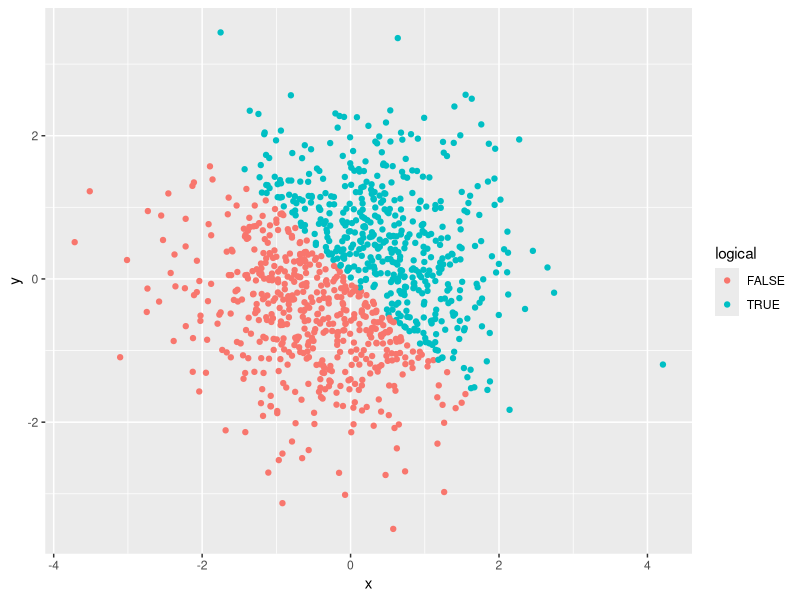
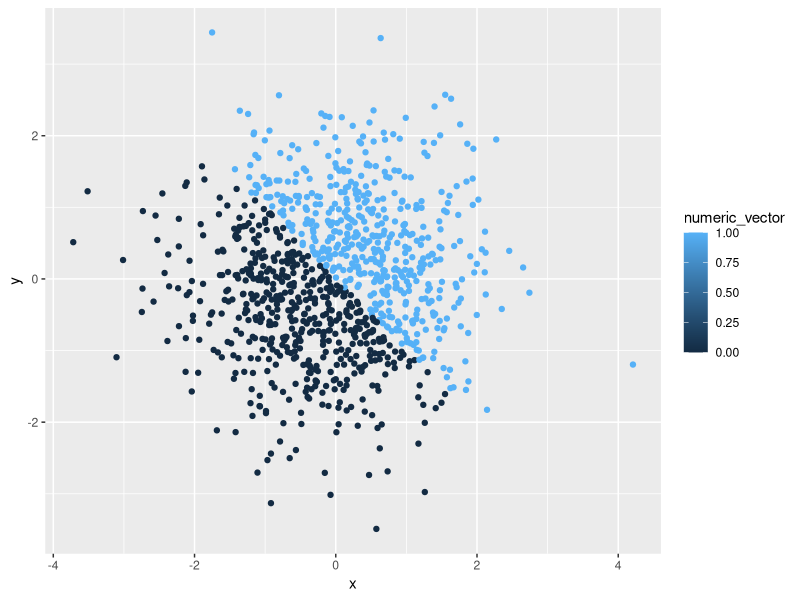
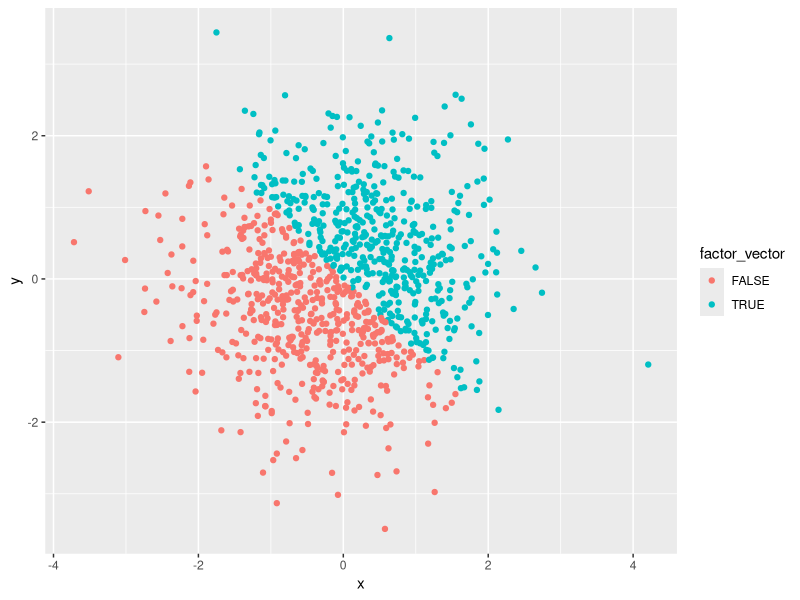
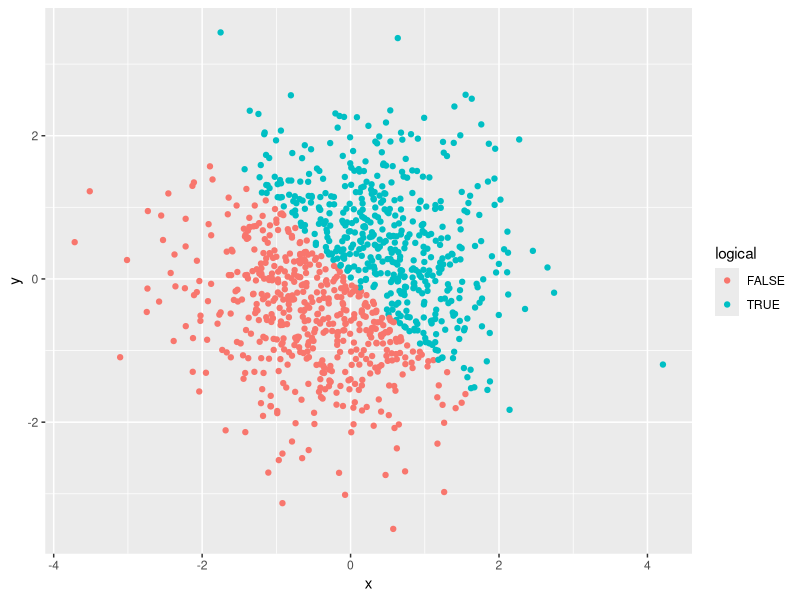

Write R code to recreate these figures, in order.
## ---- chunk 1
library(tidyverse)
example_df = tibble(
sample=runif(10, min=0, max=5),
logical = sample > 2,
vec_char = c("My", "name", "is", "Jiabei", "and", "I", "am", "a", "graduate", "student"), 
vec_factor = factor(c("male", "male", "male", "male", "male", "female", "female", "female", "female", "female")))
mean(example_df$sample)
mean(example_df$logical)
mean(example_df$vec_char)
mean(example_df$vec_factor)
as.numeric(example_df$logical)
as.numeric(example_df$vec_char)
as.numeric(example_df$vec_factor)
as.numeric(as.factor(example_df$vec_char))
as.numeric(as.character(example_df$vec_factor))




## ---- chunk 2
library(tidyverse)
example_df = tibble(
x = rnorm(1000),
y = rnorm(1000),
logical = x + y > 0,  
numeric_vector = as.numeric(logical), 
factor_vector = as.factor(logical)) 
mean(example_df$x)
median(example_df$x)





## ---- chunk 3
ggplot(example_df, aes(x = x, y = y, color = logical)) + geom_point()
ggsave("scatter_plot.pdf", height = 4, width = 6)
ggplot(example_df, aes(x = x, y = y, color = numeric_vector)) + geom_point()
ggplot(example_df, aes(x = x, y = y, color = factor_vector)) + geom_point()
